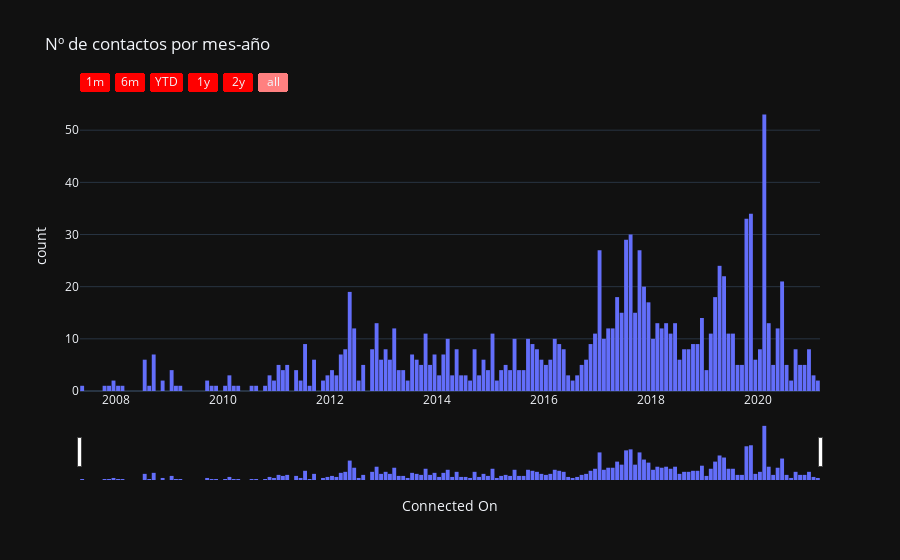

The notebook cell saved with this chart:
### Code cell
fig0 = px.histogram(df, x="Connected On", y="First Name", histfunc="count", title="Nº de contactos por mes-año",
                    template="plotly_dark")
fig0.update_traces(xbins_size="M1")
fig0.update_layout(bargap=0.1)
fig0.update_xaxes(
    rangeslider_visible=True,
    rangeselector=dict(
        buttons=list([
            dict(count=1, label="1m", step="month", stepmode="backward"),
            dict(count=6, label="6m", step="month", stepmode="backward"),
            dict(count=1, label="YTD", step="year", stepmode="todate"),
            dict(count=1, label="1y", step="year", stepmode="backward"),
            dict(count=2, label="2y", step="year", stepmode="backward"),
            dict(step="all")
        ]),
        bgcolor="#ff0000"
    )
)
fig0.show()

### Figure 1 — Plotly figure (JSON) as saved in the notebook; plotly's stock layout.template omitted (floating-point values rounded to 4 significant figures; data arrays with more than 128 entries replaced by an {"elided": "..."} marker saying what was removed)
{"data": [{"alignmentgroup": "True", "bingroup": "x", "histfunc": "count", "hovertemplate": "Connected On=%{x}<br>count=%{y}<extra></extra>", "legendgroup": "", "marker": {"color": "#636efa"}, "name": "", "offsetgroup": "", "orientation": "v", "showlegend": false, "type": "histogram", "x": {"elided": "1158 str values"}, "xaxis": "x", "xbins": {"size": "M1"}, "y": {"elided": "1158 str values"}, "yaxis": "y"}], "layout": {"bargap": 0.1, "barmode": "relative", "legend": {"tracegroupgap": 0}, "title": {"text": "Nº de contactos por mes-año"}, "xaxis": {"anchor": "y", "domain": [0, 1], "rangeselector": {"bgcolor": "#ff0000", "buttons": [{"count": 1, "label": "1m", "step": "month", "stepmode": "backward"}, {"count": 6, "label": "6m", "step": "month", "stepmode": "backward"}, {"count": 1, "label": "YTD", "step": "year", "stepmode": "todate"}, {"count": 1, "label": "1y", "step": "year", "stepmode": "backward"}, {"count": 2, "label": "2y", "step": "year", "stepmode": "backward"}, {"step": "all"}]}, "rangeslider": {"visible": true}, "title": {"text": "Connected On"}}, "yaxis": {"anchor": "x", "domain": [0, 1], "title": {"text": "count"}}}}
